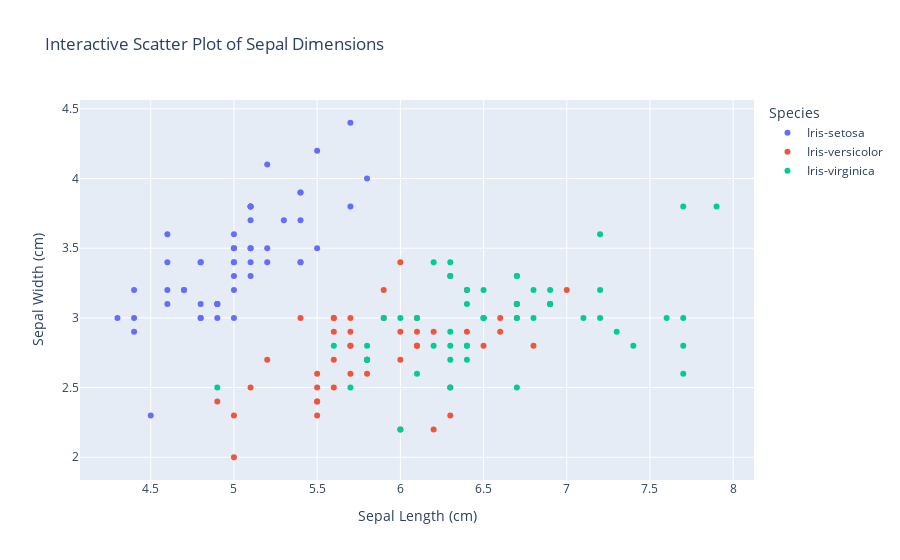
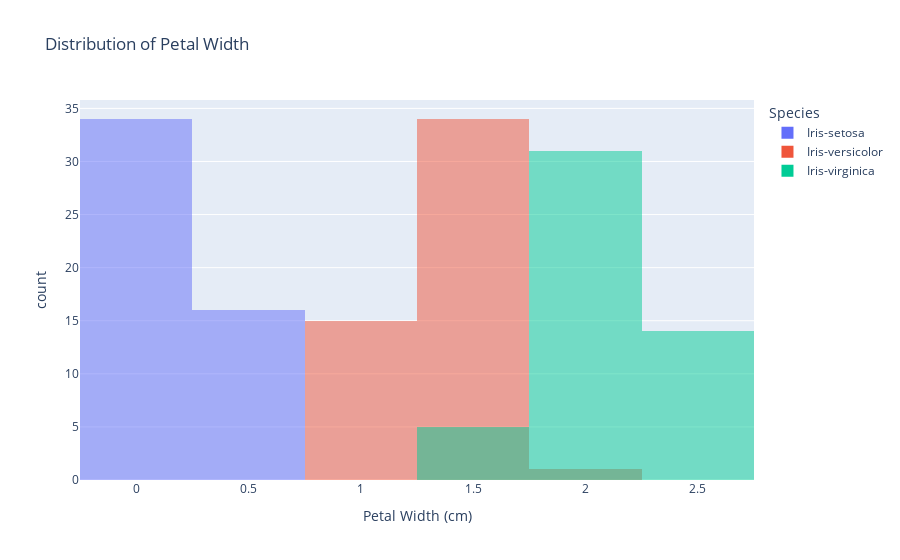

Notebook cell for these charts, in order:
### Markdown cell above
#### 6. Go find an interesting dataset and use summary statistics and visualizations to understand and demonstate some interesting aspects of the data<br>

1. Your approach should likely follow what was suggested for the **Week 02 TUT Communication Activity from TUT**
2. In the **Week 03 TUT Communication Activity from TUT** you will be put in groups and determine which group members dataset introduction will be presented by the group

<details class="details-example"><summary style="color:blue"><u>Further Guidance</u></summary>

> A good place to browse datasets is [TidyTuesday](https://github.com/rfordatascience/tidytuesday/blob/master/README.md) as working with ChatBots to find unconventional and entertaining datasets is not particularly productive and only seems to end up with the datasets seen here and other (more interesting?) suggestions like [iris](https://gist.githubusercontent.com/netj/8836201/raw/6f9306ad21398ea43cba4f7d537619d0e07d5ae3/iris.csv), [superheros](https://raw.githubusercontent.com/steview-d/superhero-dashboard/master/static/data/superheroData.csv), [hauntings](https://raw.githubusercontent.com/andreamoleri/Hauntings/main/hauntings.csv), [bigfoot](https://raw.githubusercontent.com/hannahramirez/BigfootVsUfos/main/bigfoot_mod.csv), [ufos](https://raw.githubusercontent.com/hannahramirez/BigfootVsUfos/main/ufo_mod.csv), [sharks](https://raw.githubusercontent.com/IbaiGallego/DataCleaning_SharkAttack/main/data/jaws.csv), [legos](https://raw.githubusercontent.com/seankross/lego/master/data-tidy/legosets.csv), [bees](https://gist.githubusercontent.com/bootshine2/ba15d3cb38e2ed31129aeca403405a12/raw/10949901cd8a6a75aa46c86b804c42ff410f929e/Bee%2520Colony%2520Loss.csv), [housing](https://raw.githubusercontent.com/slavaspirin/Toronto-housing-price-prediction/master/houses_edited.csv), and [gapminder](https://raw.githubusercontent.com/kirenz/datasets/master/gapminder.csv)
> ```python
> # Maybe something like this? Feel free to use this one 
> # if it strikes your fancy after look around a bit
> import pandas as pd
> df = pd.read_csv("https://raw.githubusercontent.com/manuelamc14/fast-food-Nutritional-Database/main/Tables/nutrition.csv")
> df # df.columns
> ```

</details>

### Code cell
import pandas as pd
import seaborn as sns
import plotly.express as px
import matplotlib.pyplot as plt

# Load the Iris dataset from the URL
iris_url = 'https://archive.ics.uci.edu/ml/machine-learning-databases/iris/iris.data'
columns = ['SepalLength', 'SepalWidth', 'PetalLength', 'PetalWidth', 'Species']
iris_data = pd.read_csv(iris_url, header=None, names=columns)

# Display the first few rows of the dataset
print(iris_data.head())

# Summary statistics
summary_stats = iris_data.describe(include='all')
print(summary_stats)

# Set the style for the Seaborn plots
sns.set(style='whitegrid')

# Seaborn Visualization: Pairplot of the dataset
sns.pairplot(iris_data, hue='Species', palette='pastel')
plt.title('Pairplot of Iris Dataset')
plt.show()

# Plotly Visualization: Interactive Scatter Plot
fig = px.scatter(iris_data, x='SepalLength', y='SepalWidth', color='Species',
                 title='Interactive Scatter Plot of Sepal Dimensions',
                 labels={'SepalLength': 'Sepal Length (cm)', 'SepalWidth': 'Sepal Width (cm)'},
                 hover_data=['PetalLength', 'PetalWidth'])
fig.show()

# Seaborn Visualization: Boxplot for Petal Length by Species
plt.figure(figsize=(10, 6))
sns.boxplot(x='Species', y='PetalLength', data=iris_data, palette='pastel')
plt.title('Petal Length by Species')
plt.ylabel('Petal Length (cm)')
plt.xlabel('Species')
plt.show()

# Plotly Visualization: Histogram of Petal Width
fig_hist = px.histogram(iris_data, x='PetalWidth', color='Species', barmode='overlay',
                         title='Distribution of Petal Width',
                         labels={'PetalWidth': 'Petal Width (cm)'})
fig_hist.show()

### Figure 1 — Plotly figure (JSON) as saved in the notebook; plotly's stock layout.template omitted (floating-point values rounded to 4 significant figures)
{"data": [{"customdata": [[1.4, 0.2], [1.4, 0.2], [1.3, 0.2], [1.5, 0.2], [1.4, 0.2], [1.7, 0.4], [1.4, 0.3], [1.5, 0.2], [1.4, 0.2], [1.5, 0.1], [1.5, 0.2], [1.6, 0.2], [1.4, 0.1], [1.1, 0.1], [1.2, 0.2], [1.5, 0.4], [1.3, 0.4], [1.4, 0.3], [1.7, 0.3], [1.5, 0.3], [1.7, 0.2], [1.5, 0.4], [1, 0.2], [1.7, 0.5], [1.9, 0.2], [1.6, 0.2], [1.6, 0.4], [1.5, 0.2], [1.4, 0.2], [1.6, 0.2], [1.6, 0.2], [1.5, 0.4], [1.5, 0.1], [1.4, 0.2], [1.5, 0.1], [1.2, 0.2], [1.3, 0.2], [1.5, 0.1], [1.3, 0.2], [1.5, 0.2], [1.3, 0.3], [1.3, 0.3], [1.3, 0.2], [1.6, 0.6], [1.9, 0.4], [1.4, 0.3], [1.6, 0.2], [1.4, 0.2], [1.5, 0.2], [1.4, 0.2]], "hovertemplate": "Species=Iris-setosa<br>Sepal Length (cm)=%{x}<br>Sepal Width (cm)=%{y}<br>PetalLength=%{customdata[0]}<br>PetalWidth=%{customdata[1]}<extra></extra>", "legendgroup": "Iris-setosa", "marker": {"color": "#636efa", "symbol": "circle"}, "mode": "markers", "name": "Iris-setosa", "orientation": "v", "showlegend": true, "type": "scatter", "x": [5.1, 4.9, 4.7, 4.6, 5, 5.4, 4.6, 5, 4.4, 4.9, 5.4, 4.8, 4.8, 4.3, 5.8, 5.7, 5.4, 5.1, 5.7, 5.1, 5.4, 5.1, 4.6, 5.1, 4.8, 5, 5, 5.2, 5.2, 4.7, 4.8, 5.4, 5.2, 5.5, 4.9, 5, 5.5, 4.9, 4.4, 5.1, 5, 4.5, 4.4, 5, 5.1, 4.8, 5.1, 4.6, 5.3, 5], "xaxis": "x", "y": [3.5, 3, 3.2, 3.1, 3.6, 3.9, 3.4, 3.4, 2.9, 3.1, 3.7, 3.4, 3, 3, 4, 4.4, 3.9, 3.5, 3.8, 3.8, 3.4, 3.7, 3.6, 3.3, 3.4, 3, 3.4, 3.5, 3.4, 3.2, 3.1, 3.4, 4.1, 4.2, 3.1, 3.2, 3.5, 3.1, 3, 3.4, 3.5, 2.3, 3.2, 3.5, 3.8, 3, 3.8, 3.2, 3.7, 3.3], "yaxis": "y"}, {"customdata": [[4.7, 1.4], [4.5, 1.5], [4.9, 1.5], [4, 1.3], [4.6, 1.5], [4.5, 1.3], [4.7, 1.6], [3.3, 1], [4.6, 1.3], [3.9, 1.4], [3.5, 1], [4.2, 1.5], [4, 1], [4.7, 1.4], [3.6, 1.3], [4.4, 1.4], [4.5, 1.5], [4.1, 1], [4.5, 1.5], [3.9, 1.1], [4.8, 1.8], [4, 1.3], [4.9, 1.5], [4.7, 1.2], [4.3, 1.3], [4.4, 1.4], [4.8, 1.4], [5, 1.7], [4.5, 1.5], [3.5, 1], [3.8, 1.1], [3.7, 1], [3.9, 1.2], [5.1, 1.6], [4.5, 1.5], [4.5, 1.6], [4.7, 1.5], [4.4, 1.3], [4.1, 1.3], [4, 1.3], [4.4, 1.2], [4.6, 1.4], [4, 1.2], [3.3, 1], [4.2, 1.3], [4.2, 1.2], [4.2, 1.3], [4.3, 1.3], [3, 1.1], [4.1, 1.3]], "hovertemplate": "Species=Iris-versicolor<br>Sepal Length (cm)=%{x}<br>Sepal Width (cm)=%{y}<br>PetalLength=%{customdata[0]}<br>PetalWidth=%{customdata[1]}<extra></extra>", "legendgroup": "Iris-versicolor", "marker": {"color": "#EF553B", "symbol": "circle"}, "mode": "markers", "name": "Iris-versicolor", "orientation": "v", "showlegend": true, "type": "scatter", "x": [7, 6.4, 6.9, 5.5, 6.5, 5.7, 6.3, 4.9, 6.6, 5.2, 5, 5.9, 6, 6.1, 5.6, 6.7, 5.6, 5.8, 6.2, 5.6, 5.9, 6.1, 6.3, 6.1, 6.4, 6.6, 6.8, 6.7, 6, 5.7, 5.5, 5.5, 5.8, 6, 5.4, 6, 6.7, 6.3, 5.6, 5.5, 5.5, 6.1, 5.8, 5, 5.6, 5.7, 5.7, 6.2, 5.1, 5.7], "xaxis": "x", "y": [3.2, 3.2, 3.1, 2.3, 2.8, 2.8, 3.3, 2.4, 2.9, 2.7, 2, 3, 2.2, 2.9, 2.9, 3.1, 3, 2.7, 2.2, 2.5, 3.2, 2.8, 2.5, 2.8, 2.9, 3, 2.8, 3, 2.9, 2.6, 2.4, 2.4, 2.7, 2.7, 3, 3.4, 3.1, 2.3, 3, 2.5, 2.6, 3, 2.6, 2.3, 2.7, 3, 2.9, 2.9, 2.5, 2.8], "yaxis": "y"}, {"customdata": [[6, 2.5], [5.1, 1.9], [5.9, 2.1], [5.6, 1.8], [5.8, 2.2], [6.6, 2.1], [4.5, 1.7], [6.3, 1.8], [5.8, 1.8], [6.1, 2.5], [5.1, 2], [5.3, 1.9], [5.5, 2.1], [5, 2], [5.1, 2.4], [5.3, 2.3], [5.5, 1.8], [6.7, 2.2], [6.9, 2.3], [5, 1.5], [5.7, 2.3], [4.9, 2], [6.7, 2], [4.9, 1.8], [5.7, 2.1], [6, 1.8], [4.8, 1.8], [4.9, 1.8], [5.6, 2.1], [5.8, 1.6], [6.1, 1.9], [6.4, 2], [5.6, 2.2], [5.1, 1.5], [5.6, 1.4], [6.1, 2.3], [5.6, 2.4], [5.5, 1.8], [4.8, 1.8], [5.4, 2.1], [5.6, 2.4], [5.1, 2.3], [5.1, 1.9], [5.9, 2.3], [5.7, 2.5], [5.2, 2.3], [5, 1.9], [5.2, 2], [5.4, 2.3], [5.1, 1.8]], "hovertemplate": "Species=Iris-virginica<br>Sepal Length (cm)=%{x}<br>Sepal Width (cm)=%{y}<br>PetalLength=%{customdata[0]}<br>PetalWidth=%{customdata[1]}<extra></extra>", "legendgroup": "Iris-virginica", "marker": {"color": "#00cc96", "symbol": "circle"}, "mode": "markers", "name": "Iris-virginica", "orientation": "v", "showlegend": true, "type": "scatter", "x": [6.3, 5.8, 7.1, 6.3, 6.5, 7.6, 4.9, 7.3, 6.7, 7.2, 6.5, 6.4, 6.8, 5.7, 5.8, 6.4, 6.5, 7.7, 7.7, 6, 6.9, 5.6, 7.7, 6.3, 6.7, 7.2, 6.2, 6.1, 6.4, 7.2, 7.4, 7.9, 6.4, 6.3, 6.1, 7.7, 6.3, 6.4, 6, 6.9, 6.7, 6.9, 5.8, 6.8, 6.7, 6.7, 6.3, 6.5, 6.2, 5.9], "xaxis": "x", "y": [3.3, 2.7, 3, 2.9, 3, 3, 2.5, 2.9, 2.5, 3.6, 3.2, 2.7, 3, 2.5, 2.8, 3.2, 3, 3.8, 2.6, 2.2, 3.2, 2.8, 2.8, 2.7, 3.3, 3.2, 2.8, 3, 2.8, 3, 2.8, 3.8, 2.8, 2.8, 2.6, 3, 3.4, 3.1, 3, 3.1, 3.1, 3.1, 2.7, 3.2, 3.3, 3, 2.5, 3, 3.4, 3], "yaxis": "y"}], "layout": {"legend": {"title": {"text": "Species"}, "tracegroupgap": 0}, "title": {"text": "Interactive Scatter Plot of Sepal Dimensions"}, "xaxis": {"anchor": "y", "domain": [0, 1], "title": {"text": "Sepal Length (cm)"}}, "yaxis": {"anchor": "x", "domain": [0, 1], "title": {"text": "Sepal Width (cm)"}}}}

### Figure 2 — Plotly figure (JSON) as saved in the notebook; plotly's stock layout.template omitted (floating-point values rounded to 4 significant figures)
{"data": [{"alignmentgroup": "True", "bingroup": "x", "hovertemplate": "Species=Iris-setosa<br>Petal Width (cm)=%{x}<br>count=%{y}<extra></extra>", "legendgroup": "Iris-setosa", "marker": {"color": "#636efa", "opacity": 0.5, "pattern": {"shape": ""}}, "name": "Iris-setosa", "offsetgroup": "Iris-setosa", "orientation": "v", "showlegend": true, "type": "histogram", "x": [0.2, 0.2, 0.2, 0.2, 0.2, 0.4, 0.3, 0.2, 0.2, 0.1, 0.2, 0.2, 0.1, 0.1, 0.2, 0.4, 0.4, 0.3, 0.3, 0.3, 0.2, 0.4, 0.2, 0.5, 0.2, 0.2, 0.4, 0.2, 0.2, 0.2, 0.2, 0.4, 0.1, 0.2, 0.1, 0.2, 0.2, 0.1, 0.2, 0.2, 0.3, 0.3, 0.2, 0.6, 0.4, 0.3, 0.2, 0.2, 0.2, 0.2], "xaxis": "x", "yaxis": "y"}, {"alignmentgroup": "True", "bingroup": "x", "hovertemplate": "Species=Iris-versicolor<br>Petal Width (cm)=%{x}<br>count=%{y}<extra></extra>", "legendgroup": "Iris-versicolor", "marker": {"color": "#EF553B", "opacity": 0.5, "pattern": {"shape": ""}}, "name": "Iris-versicolor", "offsetgroup": "Iris-versicolor", "orientation": "v", "showlegend": true, "type": "histogram", "x": [1.4, 1.5, 1.5, 1.3, 1.5, 1.3, 1.6, 1, 1.3, 1.4, 1, 1.5, 1, 1.4, 1.3, 1.4, 1.5, 1, 1.5, 1.1, 1.8, 1.3, 1.5, 1.2, 1.3, 1.4, 1.4, 1.7, 1.5, 1, 1.1, 1, 1.2, 1.6, 1.5, 1.6, 1.5, 1.3, 1.3, 1.3, 1.2, 1.4, 1.2, 1, 1.3, 1.2, 1.3, 1.3, 1.1, 1.3], "xaxis": "x", "yaxis": "y"}, {"alignmentgroup": "True", "bingroup": "x", "hovertemplate": "Species=Iris-virginica<br>Petal Width (cm)=%{x}<br>count=%{y}<extra></extra>", "legendgroup": "Iris-virginica", "marker": {"color": "#00cc96", "opacity": 0.5, "pattern": {"shape": ""}}, "name": "Iris-virginica", "offsetgroup": "Iris-virginica", "orientation": "v", "showlegend": true, "type": "histogram", "x": [2.5, 1.9, 2.1, 1.8, 2.2, 2.1, 1.7, 1.8, 1.8, 2.5, 2, 1.9, 2.1, 2, 2.4, 2.3, 1.8, 2.2, 2.3, 1.5, 2.3, 2, 2, 1.8, 2.1, 1.8, 1.8, 1.8, 2.1, 1.6, 1.9, 2, 2.2, 1.5, 1.4, 2.3, 2.4, 1.8, 1.8, 2.1, 2.4, 2.3, 1.9, 2.3, 2.5, 2.3, 1.9, 2, 2.3, 1.8], "xaxis": "x", "yaxis": "y"}], "layout": {"barmode": "overlay", "legend": {"title": {"text": "Species"}, "tracegroupgap": 0}, "title": {"text": "Distribution of Petal Width"}, "xaxis": {"anchor": "y", "domain": [0, 1], "title": {"text": "Petal Width (cm)"}}, "yaxis": {"anchor": "x", "domain": [0, 1], "title": {"text": "count"}}}}
